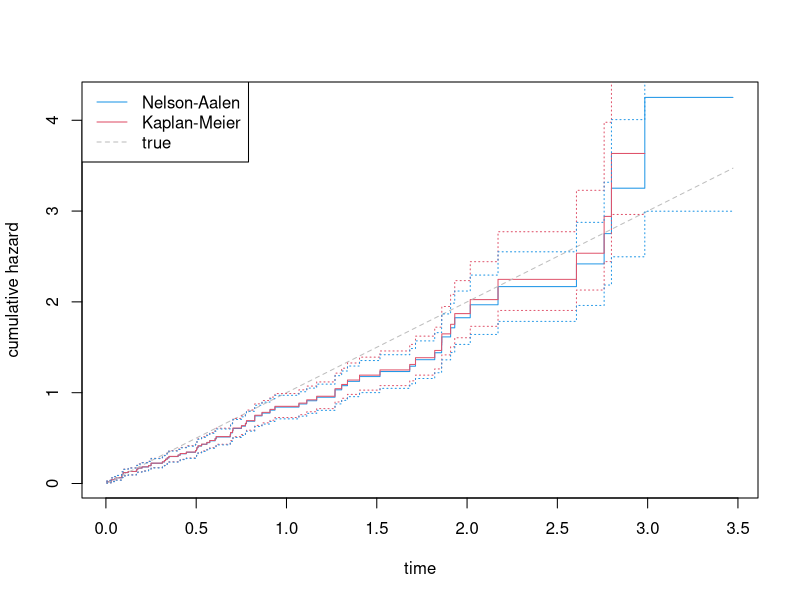
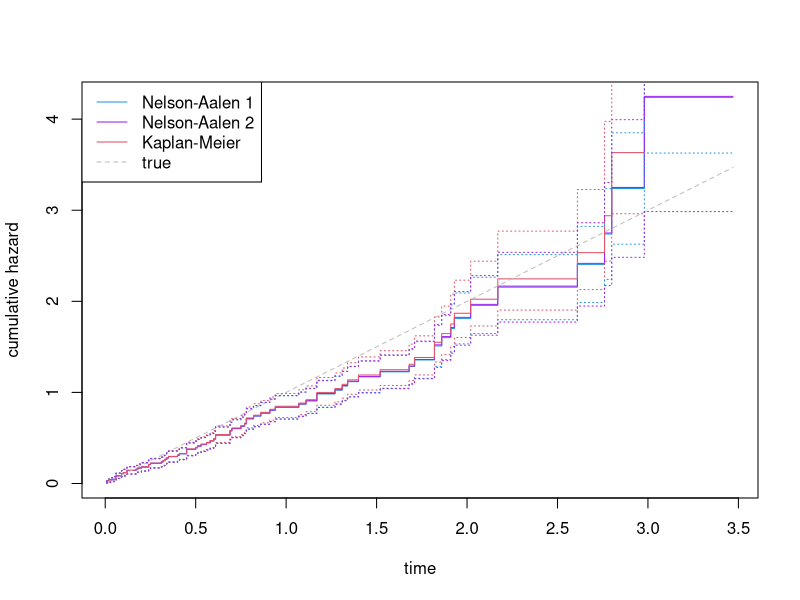
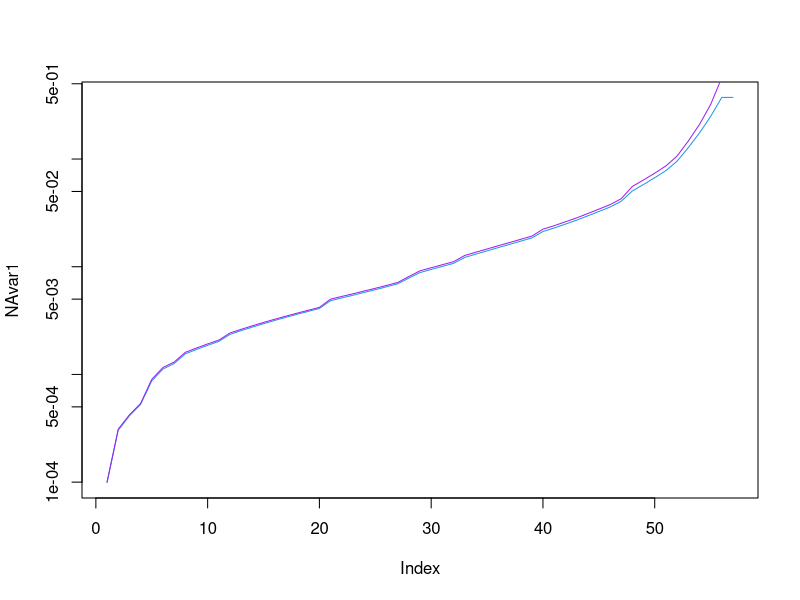
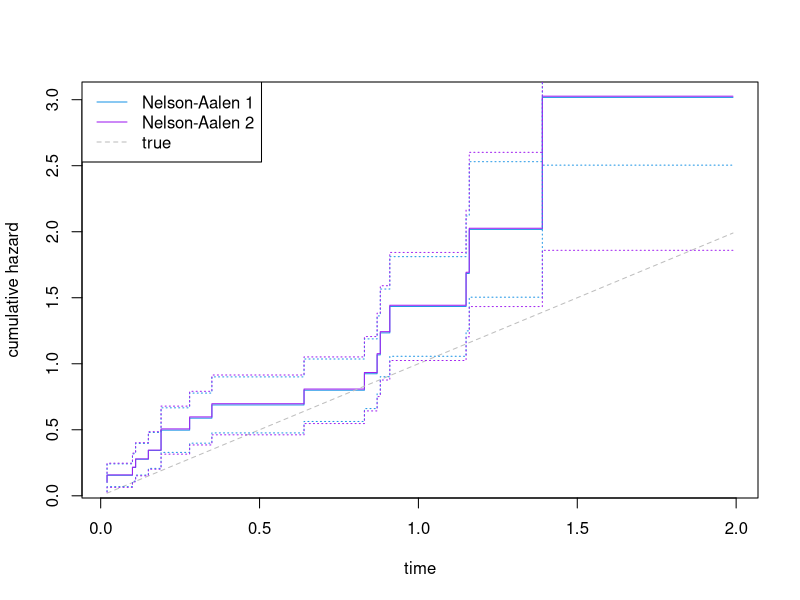
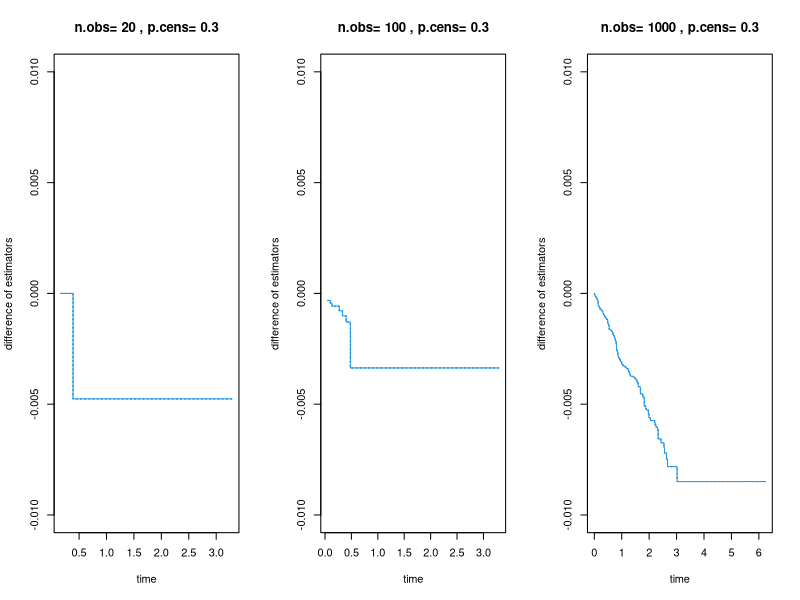
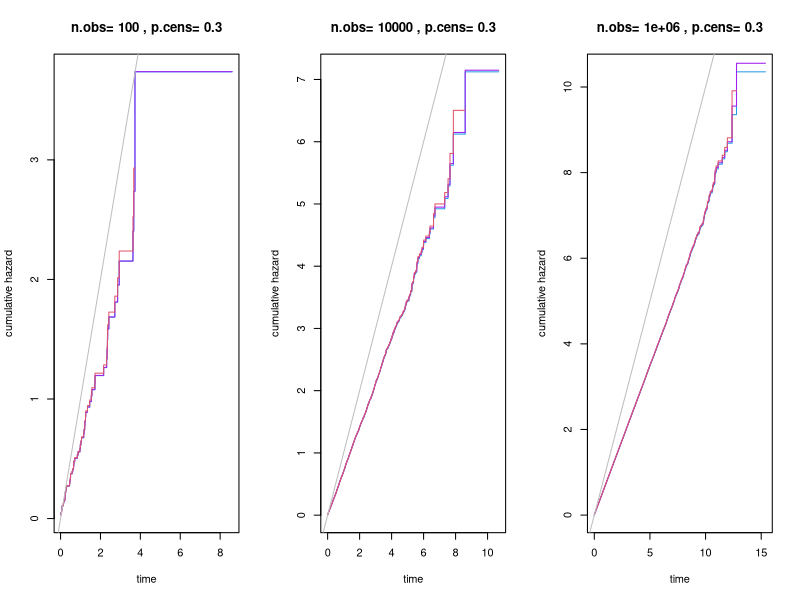
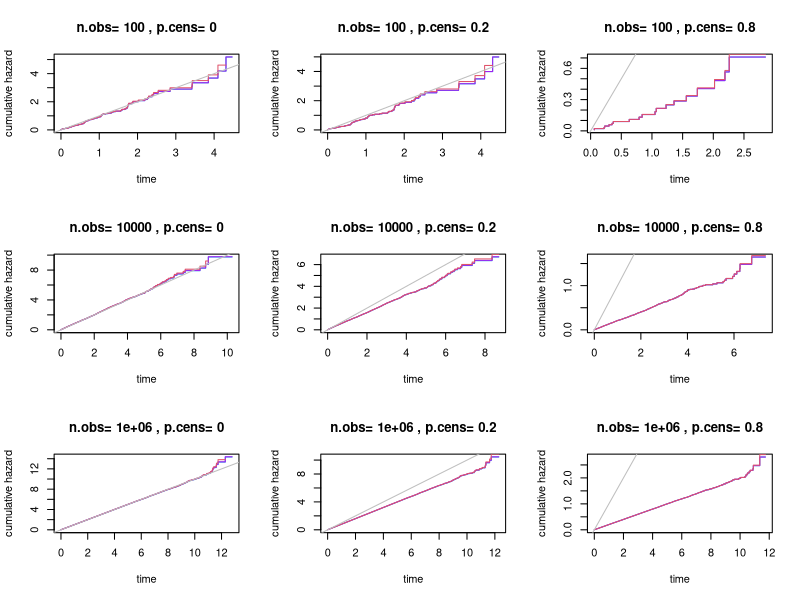

Recreate these plots in R, in order.
## ---- chunk 1
knitr::opts_chunk$set(echo = TRUE)#

library(survival)
## ---- chunk 2
makedata <- function(nobs=100, lambda=1) { #sample the uncensored event times from exponential distn
  T <- rexp(nobs, lambda)
  T.rnd <- round(T, digits=2)
  cbind(T, T.rnd)
}

censoring <- function(T, p=0.3){ # censor u.a.r.
  T.cens <- sample(length(T), floor(length(T)*p))
  delta <- rep(1, length(T))
  delta[T.cens] <- 0
  delta
}
## ---- chunk 3
y <- makedata()
delta <- censoring(y[,1])
ysurv <- Surv(y[,1], delta)
yfit <- summary(survfit(ysurv~1))

NAest <- cumsum(yfit$n.event/yfit$n.risk) # Nelson-Aalen estimator
NAvar <- cumsum(yfit$n.event/yfit$n.risk^2) # Nelson-Aalen variance estimator
## ---- chunk 4
plot(yfit$time, NAest, col=4, type='S', xlab="time", ylab="cumulative hazard") # Nelson-Aalen estimator
points(yfit$time, -log(yfit$surv), type='S', col=2) # Kaplan-Meier (default in survfit)
points(yfit$time, yfit$time, type='l', col='grey', lty=2) # true hazard function (for lambda=1)
legend("topleft", c("Nelson-Aalen", "Kaplan-Meier", "true"), lty=c(1,1,2), col=c(4,2,'grey'))

## CI for survfit line
points(yfit$time, -log(yfit$surv + yfit$std.err), type='S', col=2, lty=3)
points(yfit$time, -log(yfit$surv - yfit$std.err), type='S', col=2, lty=3)

## CI for N-A line
points(yfit$time, NAest + NAvar^(1/2), type='S', col=4, lty=3)
points(yfit$time, NAest - NAvar^(1/2), type='S', col=4, lty=3)
## ---- chunk 5
length(unique(y[,2]))/length(y[,2]) # proportion of event/censoring times not tied
ysurv <- Surv(y[,2], delta)
yfit <- summary(survfit(ysurv~1))

NAest1 <- cumsum(yfit$n.event/yfit$n.risk) # Nelson-Aalen estimator with approach 1
NAvar1 <- cumsum((yfit$n.risk-yfit$n.event)*yfit$n.event/yfit$n.risk^3) # Nelson-Aalen variance estimator with approach 1

NAestim2 <- function(surv) {
  terms <- numeric(length(surv$time))
  for (i in 1:length(surv$time)) {
    if (surv$n.event[i] == 1) {terms[i] <- 1/surv$n.risk[i]}
    else {
      d <- surv$n.event[i]
      terms[i] <- sum(1/(surv$n.risk[i]-0:(d-1)))
    }
  }
  cumsum(terms)
}
NAest2 <- NAestim2(yfit) # Nelson-Aalen estimator with approach 2

NAvaria2 <- function(surv) {
  terms <- numeric(length(surv$time))
  for (i in 1:length(surv$time)) {
    d <- surv$n.event[i]
    terms[i] <- sum(1/(surv$n.risk[i]-0:(d-1))^2)
  }
  cumsum(terms)
}
NAvar2 <- NAvaria2(yfit)
## ---- chunk 6
plot(yfit$time, NAest1, type='S', xlab="time", ylab="cumulative hazard", col=4) # Nelson-Aalen estimator approach 1
points(yfit$time, NAest2, type='S', xlab="time", ylab="cumulative hazard", col='purple') # Nelson-Aalen estimator approach 2
points(yfit$time, -log(yfit$surv), type='S', col=2) # Kaplan-Meier (default in survfit)
points(yfit$time, yfit$time, type='l', col='grey', lty=2) # true hazard function (for lambda=1)
legend("topleft", c("Nelson-Aalen 1", "Nelson-Aalen 2", "Kaplan-Meier", "true"), lty=c(1,1,1,2), col=c(4,'purple' ,2,'grey'))
 
## CI for survfit line
points(yfit$time, -log(yfit$surv + yfit$std.err), type='S', col=2, lty=3)
points(yfit$time, -log(yfit$surv - yfit$std.err), type='S', col=2, lty=3)

## CI for NA1 line
points(yfit$time, NAest1 + NAvar1^(1/2), type='S', lty=3, col=4)
points(yfit$time, NAest1 - NAvar1^(1/2), type='S', lty=3, col=4)

## CI for NA2 line
points(yfit$time, NAest1 + NAvar2^(1/2), type='S', lty=3, col='purple')
points(yfit$time, NAest1 - NAvar2^(1/2), type='S', lty=3, col='purple')
## ---- chunk 7
plot(NAvar1, type='l', col=4, log='y')
lines(NAvar2, col='purple')
## ---- chunk 8
Nobs <- 20
p.cens <- 0.1

y <- makedata(nobs=Nobs)
delta <- censoring(y[,1], p.cens)
ysurv <- Surv(y[,2], delta)
yfit <- summary(survfit(ysurv~1))

NAest1 <- cumsum(yfit$n.event/yfit$n.risk) # Nelson-Aalen estimator with approach 1
NAvar1 <- cumsum((yfit$n.risk-yfit$n.event)*yfit$n.event/yfit$n.risk^3) # Nelson-Aalen variance estimator with approach 1
NAest2 <- NAestim2(yfit) # Nelson-Aalen estimator with approach 2
NAvar2 <- NAvaria2(yfit)

plot(yfit$time, NAest1, type='S', xlab="time", ylab="cumulative hazard", col=4) # Nelson-Aalen estimator approach 1
points(yfit$time, NAest2, type='S', xlab="time", ylab="cumulative hazard", col='purple') # Nelson-Aalen estimator approach 2
points(yfit$time, yfit$time, type='l', col='grey', lty=2) # true hazard function (for lambda=1)
legend("topleft", c("Nelson-Aalen 1", "Nelson-Aalen 2", "true"), lty=c(1,1,2), col=c(4,'purple' ,'grey'))
## CI for NA1 line
points(yfit$time, NAest1 + NAvar1^(1/2), type='S', lty=3, col=4)
points(yfit$time, NAest1 - NAvar1^(1/2), type='S', lty=3, col=4)
## CI for NA2 line
points(yfit$time, NAest1 + NAvar2^(1/2), type='S', lty=3, col='purple')
points(yfit$time, NAest1 - NAvar2^(1/2), type='S', lty=3, col='purple')
## ---- chunk 9
par(mfrow=c(1,3))
p.cens <- 0.3
y <- makedata(nobs=1000)
delta <- censoring(y[,1], p.cens)
for (nobs in c(20,100,1000)) {
  yy <- y[1:nobs,2]
  ddelta <- delta[1:nobs]
  ysurv <- Surv(yy, ddelta)
  yfit <- summary(survfit(ysurv~1))
  NAest1 <- cumsum(yfit$n.event/yfit$n.risk) # approach 1
  NAvar1 <- cumsum((yfit$n.risk-yfit$n.event)*yfit$n.event/yfit$n.risk^3) # variance approach 1
  NAest2 <- NAestim2(yfit) # approach 2
  NAvar2 <- NAvaria2(yfit) # variance approach 2
  plot(yfit$time, NAest1-NAest2, type='S', col=4, xlab='time', ylab='difference of estimators', main=paste('n.obs=', nobs, ', p.cens=',p.cens), ylim=1e-2*c(-1,1))
  lines(yfit$time, NAest1 + NAvar2^(1/2) - NAest2 - NAvar2^(1/2), type='S', lty=3, col=4)
  lines(yfit$time, NAest1 - NAvar2^(1/2) - NAest2 + NAvar2^(1/2), type='S', lty=3, col=4)
}
## ---- chunk 10
par(mfrow=c(1,3))
lambda <- 1
p.cens <- 0.3

y <- makedata(nobs=1e6, lambda=lambda)
delta <- censoring(y[,1], p.cens)
for (nobs in c(1e2,1e4,1e6)) {
  #for (p.cens in c(0,0.2,0.8)) {
    yy <- y[1:nobs,2]
    ddelta <- delta[1:nobs]
    ysurv <- Surv(yy, ddelta)
    yfit <- summary(survfit(ysurv~1))
    NAest1 <- cumsum(yfit$n.event/yfit$n.risk) # approach 1
    NAvar1 <- cumsum((yfit$n.risk-yfit$n.event)*yfit$n.event/yfit$n.risk^3) # variance approach 1
    NAest2 <- NAestim2(yfit) # approach 2
    NAvar2 <- NAvaria2(yfit) # variance approach 2
    plot(yfit$time, NAest1, type='S', col=4, xlab='time', ylab='cumulative hazard', main=paste('n.obs=', nobs, ', p.cens=',p.cens))
    lines(yfit$time, NAest2, type='S', col='purple')
    lines(yfit$time, -log(yfit$surv), type='S', col=2)
    abline(0,lambda, col='grey')
  #}
}
## ---- chunk 11
par(mfrow=c(3,3))
lambda <- 1
y <- makedata(nobs=1e6, lambda=lambda)

for (nobs in c(1e2,1e4,1e6)) {
  for (p.cens in c(0,0.2,0.8)) {
    delta <- censoring(y[,1], p.cens)
    yy <- y[1:nobs,2]
    ddelta <- delta[1:nobs]
    ysurv <- Surv(yy, ddelta)
    yfit <- summary(survfit(ysurv~1))
    NAest1 <- cumsum(yfit$n.event/yfit$n.risk) # approach 1
    NAvar1 <- cumsum((yfit$n.risk-yfit$n.event)*yfit$n.event/yfit$n.risk^3) # variance approach 1
    NAest2 <- NAestim2(yfit) # approach 2
    NAvar2 <- NAvaria2(yfit) # variance approach 2
    plot(yfit$time, NAest1, type='S', col=4, xlab='time', ylab='cumulative hazard', main=paste('n.obs=', nobs, ', p.cens=',p.cens))
    lines(yfit$time, NAest2, type='S', col='purple')
    lines(yfit$time, -log(yfit$surv), type='S', col=2)
    abline(0,lambda, col='grey')
  }
}
